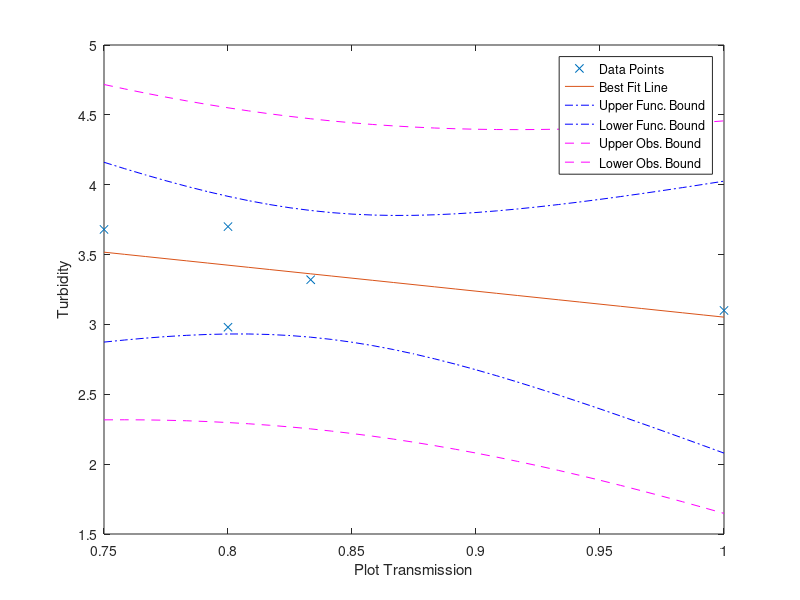

This chart was generated by the following MATLAB code:
% Script for the linear fit of data. The independent values are
% in the x array and the matched dependent values are in the y array. This
% script does not use MATLAB's built-in fitting functions, but uses the
% formulas from the videos/class notes.
% You also need to enter the confidence level, typically 95%. The values
% that are calculated and displayed are:
% 1. Beta_hat_1 (the best-fit slope)
% 2. Beta_hat_0 (the best-fit y-intercept)
% 3. The Root Mean Square Residual, Se
% 4. The Standard Error for beta0, Sbeta0
% 5. The Standard Error for beta1, Sbeta1
% 6. The confidence intervals for beta1 and beta0.
% After calculating these quantities, the script plots the original data,
% the best fit line, and the upper and lower bounds for the confidence
% interval on the best fit line.

% test
ninetydegree_data = [6 4 5 4 6]; %REPLACE WITH DATA
transmission_data = [7.5 4 6 5 8]; %REPLACE WITH OUR DATA
turbidity = [3.70 3.10 3.32 2.98 3.68]; %REPLACE WITH OUR DATA

x = ninetydegree_data ./ transmission_data; 
y = turbidity; 
confLev = 0.95; % The confidence level
N = length(y); % The number of data points
xbar = mean(x);
ybar = mean(y);

%sum of squared differences
Sxx = dot((x-xbar),(x-xbar));
%Sxx = (x-xbar)*transpose(x-xbar);
% beta1 is the estimated best slope of the best-fit line
beta1 = dot((x-xbar),(y-ybar))/Sxx
% beta1 = ((x-xbar)*transpose(y-ybar))/Sxx
% beta0 is the estimated best-fit y-intercept of the best fit line
beta0 = ybar - beta1*xbar

%fitted data
yfit = beta0 + beta1*x;
%sum of the squared residuals
SSE = dot((y - yfit),(y - yfit)) % Sum of the squared residuals
% SSE = (y - yfit)*transpose(y - yfit) % Sum of the squared residuals
Se = sqrt(SSE/(N-2)) % The Root Mean Square Residual
%Sample standard error for beta0 and beta1
Sbeta0 = Se*sqrt(1/N + xbar^2/Sxx)
Sbeta1 = Se/sqrt(Sxx)

% tinv defaults to 1-sided test. We need 2-sides, hence:(1-0.5*(1-confLev))
StdT = tinv((1-0.5*(1-confLev)),N-2) % The Student's t factor
lambdaBeta1 = StdT*Sbeta1 % The 1/2 confidence interval on beta1
lambdaBeta0 = StdT*Sbeta0 % The 1/2 confidence interval on beta0

%plotting
range = max(x) - min(x);
xplot = min(x):range/30:max(x); % Generate array for plotting
yplot = beta0 + beta1*xplot; % Generate array for plotting

%functional range
Syhat = Se*sqrt(1/N + (xplot - xbar).*(xplot - xbar)/Sxx);
lambdayhat = StdT*Syhat;

%observational range
Sy = Se*sqrt(1+1/N + (xplot - xbar).*(xplot - xbar)/Sxx);
lambday = StdT*Sy;

figure()
plot(x,y,'x')
hold on
%best fit line
plot(xplot,yplot)
%functional high side, functional low side (blue)
plot(xplot,yplot+lambdayhat,'-.b',xplot,yplot-lambdayhat,'-.b')
%observational high side, observational low side (magenta)
plot(xplot,yplot+lambday,'--m',xplot,yplot-lambday,'--m')
xlabel('Plot Transmission')
ylabel('Turbidity')
if beta1 > 0 % Fix legend location
    location = 'northwest';
else
    location = 'northeast';
end
legend('Data Points','Best Fit Line','Upper Func. Bound',...
    'Lower Func. Bound', 'Upper Obs. Bound', 'Lower Obs. Bound',...
    'Location', location)
